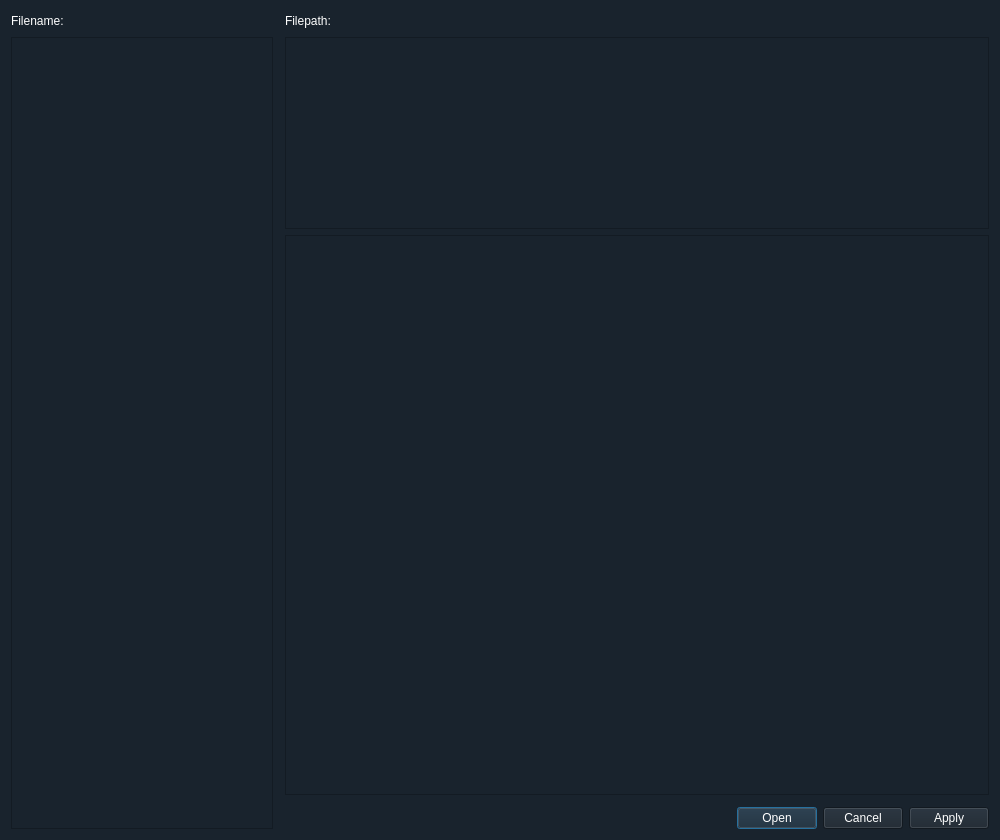
<?xml version="1.0" encoding="UTF-8"?>
<ui version="4.0">
 <class>hdf5preview_dialog</class>
 <widget class="QDialog" name="hdf5preview_dialog">
  <property name="geometry">
   <rect>
    <x>0</x>
    <y>0</y>
    <width>1000</width>
    <height>840</height>
   </rect>
  </property>
  <property name="windowTitle">
   <string>Dialog</string>
  </property>
  <property name="styleSheet">
   <string notr="true">background-color: rgb(25, 35, 45);
color: rgb(255, 255, 255);
border-color: rgb(200, 200, 200);

</string>
  </property>
  <layout class="QGridLayout" name="gridLayout_2">
   <item row="0" column="4">
    <spacer name="horizontalSpacer">
     <property name="orientation">
      <enum>Qt::Horizontal</enum>
     </property>
     <property name="sizeHint" stdset="0">
      <size>
       <width>40</width>
       <height>20</height>
      </size>
     </property>
    </spacer>
   </item>
   <item row="0" column="0" colspan="2">
    <widget class="QLabel" name="hdf5preview_filename">
     <property name="text">
      <string>Filename:</string>
     </property>
    </widget>
   </item>
   <item row="4" column="2" colspan="3">
    <widget class="QDialogButtonBox" name="hdf5preview_dialog_btnbox">
     <property name="locale">
      <locale language="English" country="Europe"/>
     </property>
     <property name="orientation">
      <enum>Qt::Horizontal</enum>
     </property>
     <property name="standardButtons">
      <set>QDialogButtonBox::Apply|QDialogButtonBox::Cancel|QDialogButtonBox::Open</set>
     </property>
    </widget>
   </item>
   <item row="2" column="3" colspan="2">
    <widget class="QTableWidget" name="hdf5preview_table_data">
     <property name="sizePolicy">
      <sizepolicy hsizetype="Expanding" vsizetype="Expanding">
       <horstretch>8</horstretch>
       <verstretch>2</verstretch>
      </sizepolicy>
     </property>
     <property name="styleSheet">
      <string notr="true">QHeaderView::section {
        background-color: rgb(45, 55, 65);
}</string>
     </property>
    </widget>
   </item>
   <item row="0" column="3">
    <widget class="QLabel" name="hdf5preview_filepath">
     <property name="sizePolicy">
      <sizepolicy hsizetype="Preferred" vsizetype="Preferred">
       <horstretch>2</horstretch>
       <verstretch>0</verstretch>
      </sizepolicy>
     </property>
     <property name="text">
      <string>Filepath:</string>
     </property>
    </widget>
   </item>
   <item row="1" column="0" rowspan="4" colspan="2">
    <widget class="QTreeWidget" name="hdf5preview_tree">
     <property name="sizePolicy">
      <sizepolicy hsizetype="Expanding" vsizetype="Expanding">
       <horstretch>3</horstretch>
       <verstretch>0</verstretch>
      </sizepolicy>
     </property>
     <property name="styleSheet">
      <string notr="true">QHeaderView::section {
        background-color: rgb(45, 55, 65);
}</string>
     </property>
     <property name="indentation">
      <number>20</number>
     </property>
     <attribute name="headerVisible">
      <bool>false</bool>
     </attribute>
     <column>
      <property name="text">
       <string notr="true">1</string>
      </property>
     </column>
    </widget>
   </item>
   <item row="1" column="3" colspan="2">
    <widget class="QTableWidget" name="hdf5preview_table_attr">
     <property name="styleSheet">
      <string notr="true">QHeaderView::section {
        background-color: rgb(45, 55, 65);
}</string>
     </property>
    </widget>
   </item>
  </layout>
 </widget>
 <resources/>
 <connections>
  <connection>
   <sender>hdf5preview_dialog_btnbox</sender>
   <signal>accepted()</signal>
   <receiver>hdf5preview_dialog</receiver>
   <slot>accept()</slot>
   <hints>
    <hint type="sourcelabel">
     <x>458</x>
     <y>830</y>
    </hint>
    <hint type="destinationlabel">
     <x>157</x>
     <y>274</y>
    </hint>
   </hints>
  </connection>
  <connection>
   <sender>hdf5preview_dialog_btnbox</sender>
   <signal>rejected()</signal>
   <receiver>hdf5preview_dialog</receiver>
   <slot>reject()</slot>
   <hints>
    <hint type="sourcelabel">
     <x>526</x>
     <y>830</y>
    </hint>
    <hint type="destinationlabel">
     <x>286</x>
     <y>274</y>
    </hint>
   </hints>
  </connection>
 </connections>
</ui>
